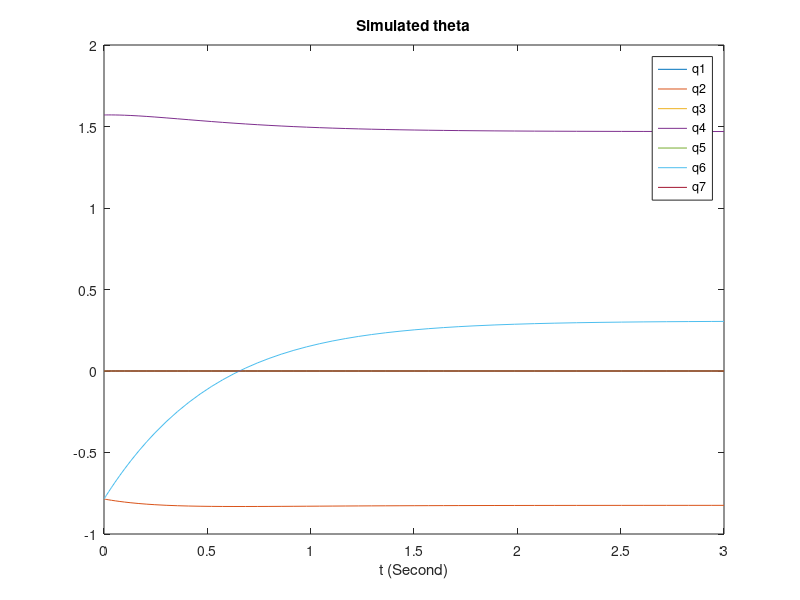
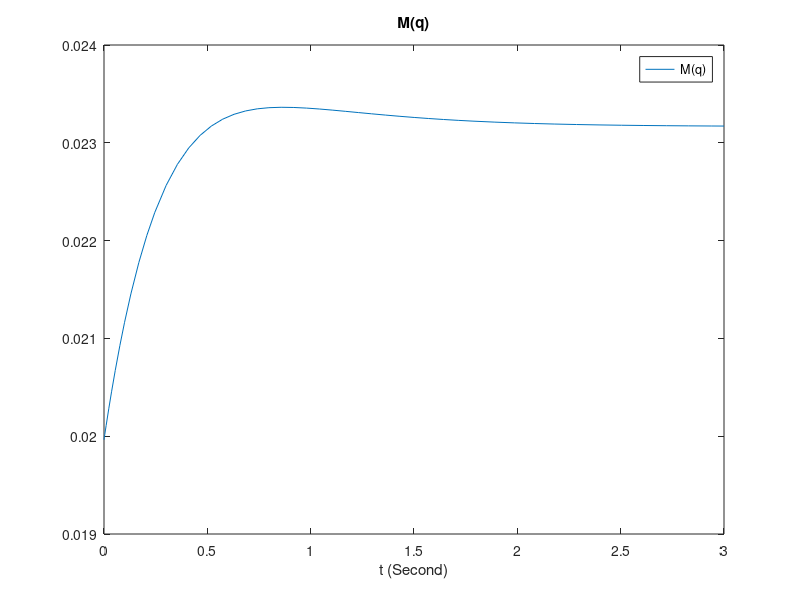
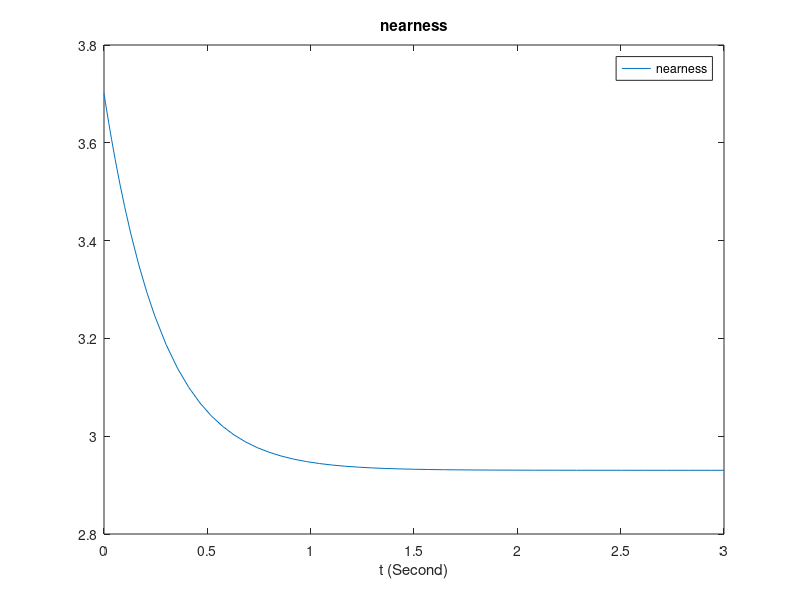
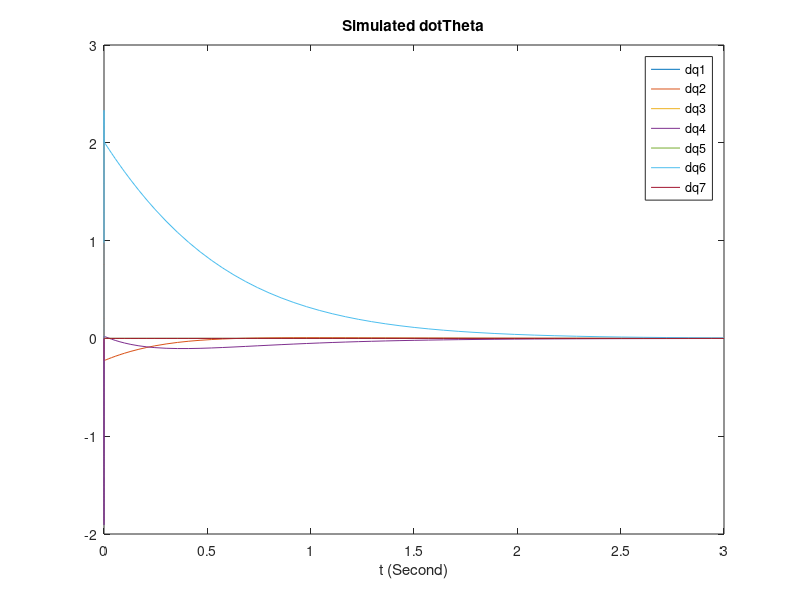

Write the MATLAB code that produced these figures, in order. (Note: this script raises an error after producing the figures.)
clear all;
format long;
global len d3 d5 d7 W H I7 T mu r alpha k qP qM qDp qDm beta aBar q0 qd;
load SYSdata;

load SRDdata1;
load SRDdata2;
load SRDdata3;

%==plotting angles==
figure;
plot(t,qAll);hold on;
%axis([0 10 -2.5 2.5]);
title('Simulated theta');xlabel('t (Second)');
legend('q1','q2','q3','q4','q5','q6','q7');

figure;
plot(t,M);hold on;
title('M(q)');
xlabel('t (Second)');
legend('M(q)');


figure;
plot(t,nearness);hold on;
title('nearness');
xlabel('t (Second)');
legend('nearness');




figure;
plot(t,dqAll);hold on;
title('Simulated dotTheta');
xlabel('t (Second)');
legend('dq1','dq2','dq3','dq4','dq5','dq6','dq7');

figure;
plot(t,uAll);hold on;
xlabel('t (Second)');
title('dual variable u');
legend('u1','u2','u3','u4','u5','u6','u7','u8','u9','u10');

%==plotting 3d trajectories of joints==
figure;
grid on;
plot3(j1px,j1py,j1pz);hold on;
plot3(j2px,j2py,j2pz);hold on;
plot3(j3px,j3py,j3pz);hold on;
plot3(j4px,j4py,j4pz);hold on;
plot3(j5px,j5py,j5pz);hold on;
plot3(j6px,j6py,j6pz);hold on;
plot3(j7px,j7py,j7pz);hold on;
xlabel('t (Second)');
title('joints Position');
legend('X','Y','Z');

%==plotting end effector
figure;
plot(t,j7px,t,j7py,t,j7pz);hold on;
%axis([0 10 -0.5 1]);
xlabel('t (Second)');
title('End Effector Position');
legend('X','Y','Z');

figure;
plot(t,dposx,t,dposy,t,dposz);
%axis([0 10 -0.2 0.2]);
xlabel('t (Second)');
title('End Effector Velocity');
legend('dX','dY','dZ');

figure;
plot(t,erposx,t,erposy,t,erposz);
title('Position Error');
xlabel('t (Second)');
legend('ex','ey','ez');

figure;
plot(t,erdposx,t,erdposy,t,erdposz);
title('Velocity Error');
xlabel('t (Second)');
legend('edx','edy','edz');

figure;
plot3(j7px,j7py,j7pz);
grid on;
hold on;
plot3(rx,ry,rz);
hold on;
xlabel('x');
ylabel('y');
zlabel('z');


[Ppx,Ppy]=position(qAll(1,:));
pos_initial=[Ppx Ppy]
[Ppx,Ppy]=position(qAll(length(t),:));
pos_final=[Ppx Ppy]
qd
qend=qAll(end,:)'
qerr=qAll(end,:)'-qd
